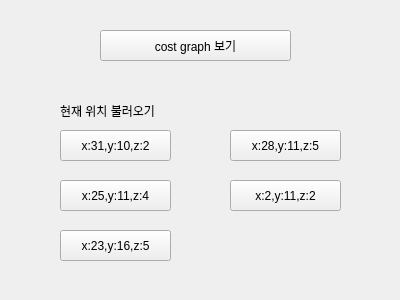
<?xml version="1.0" encoding="UTF-8"?>
<ui version="4.0">
 <class>Form</class>
 <widget class="QWidget" name="Form">
  <property name="geometry">
   <rect>
    <x>0</x>
    <y>0</y>
    <width>400</width>
    <height>300</height>
   </rect>
  </property>
  <property name="windowTitle">
   <string>Form</string>
  </property>
  <widget class="QPushButton" name="btn5">
   <property name="geometry">
    <rect>
     <x>100</x>
     <y>30</y>
     <width>191</width>
     <height>31</height>
    </rect>
   </property>
   <property name="text">
    <string>cost graph 보기</string>
   </property>
  </widget>
  <widget class="QPushButton" name="btn6">
   <property name="geometry">
    <rect>
     <x>60</x>
     <y>130</y>
     <width>111</width>
     <height>31</height>
    </rect>
   </property>
   <property name="text">
    <string>x:31,y:10,z:2</string>
   </property>
  </widget>
  <widget class="QPushButton" name="btn7">
   <property name="geometry">
    <rect>
     <x>60</x>
     <y>180</y>
     <width>111</width>
     <height>31</height>
    </rect>
   </property>
   <property name="text">
    <string>x:25,y:11,z:4</string>
   </property>
  </widget>
  <widget class="QLabel" name="label">
   <property name="geometry">
    <rect>
     <x>60</x>
     <y>100</y>
     <width>271</width>
     <height>21</height>
    </rect>
   </property>
   <property name="text">
    <string>현재 위치 불러오기</string>
   </property>
  </widget>
  <widget class="QPushButton" name="btn10">
   <property name="geometry">
    <rect>
     <x>230</x>
     <y>130</y>
     <width>111</width>
     <height>31</height>
    </rect>
   </property>
   <property name="text">
    <string>x:28,y:11,z:5</string>
   </property>
  </widget>
  <widget class="QPushButton" name="btn11">
   <property name="geometry">
    <rect>
     <x>230</x>
     <y>180</y>
     <width>111</width>
     <height>31</height>
    </rect>
   </property>
   <property name="text">
    <string>x:2,y:11,z:2</string>
   </property>
  </widget>
  <widget class="QPushButton" name="btn8">
   <property name="geometry">
    <rect>
     <x>60</x>
     <y>230</y>
     <width>111</width>
     <height>31</height>
    </rect>
   </property>
   <property name="text">
    <string>x:23,y:16,z:5</string>
   </property>
  </widget>
 </widget>
 <resources/>
 <connections/>
</ui>
